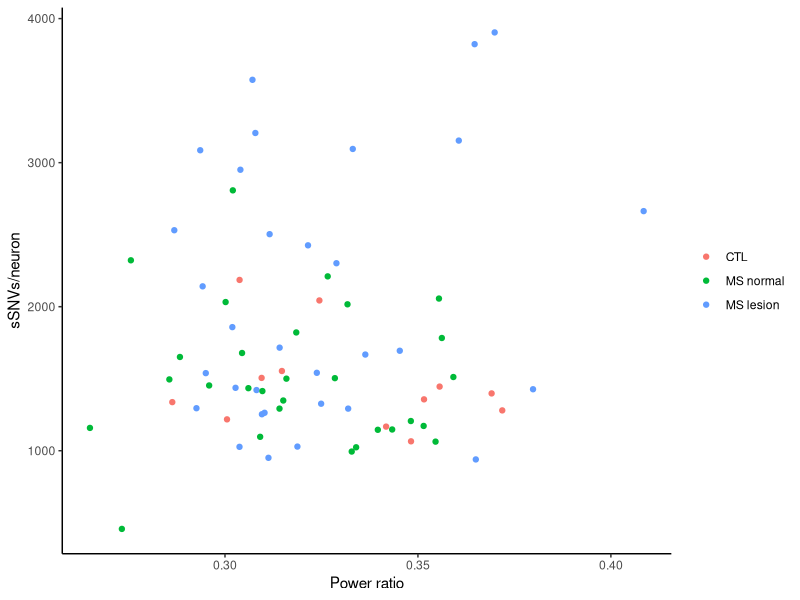
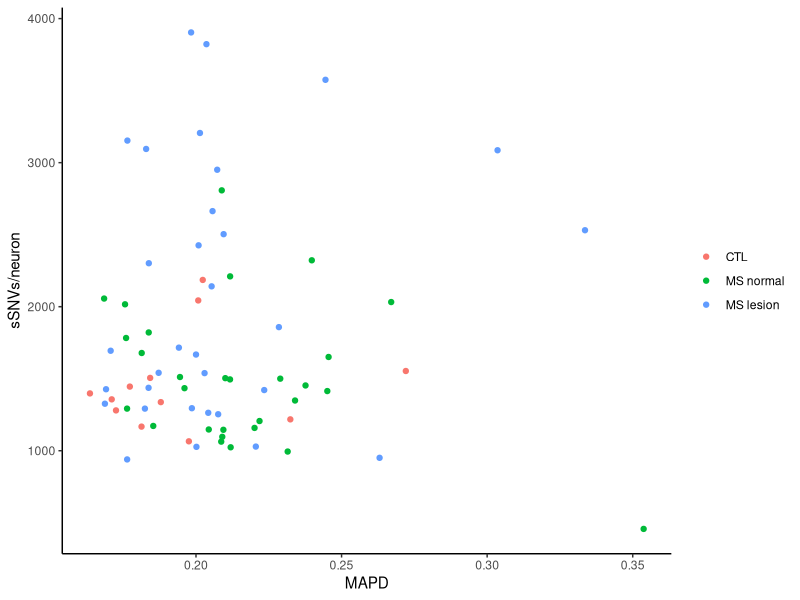
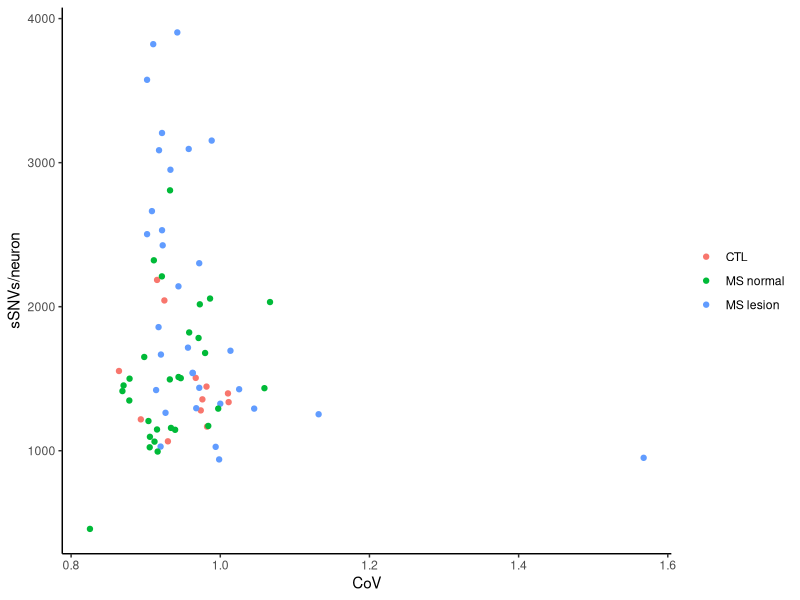
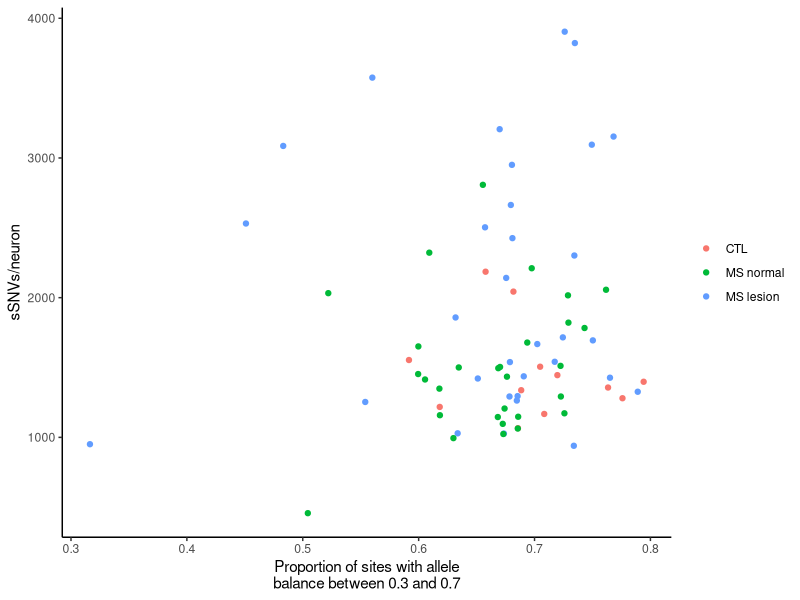
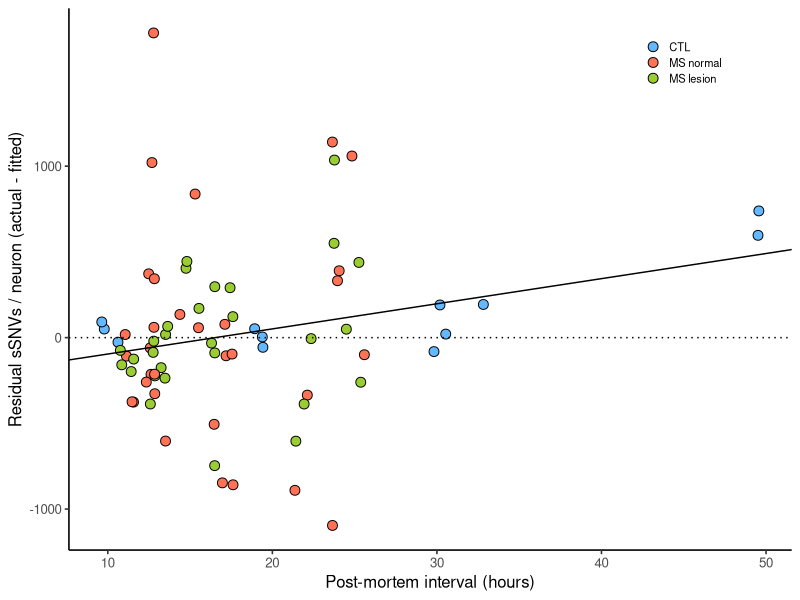
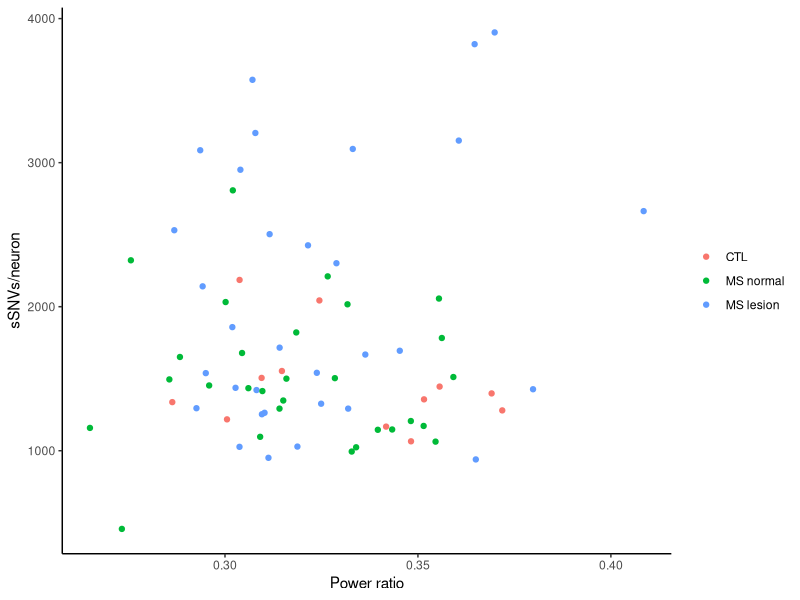
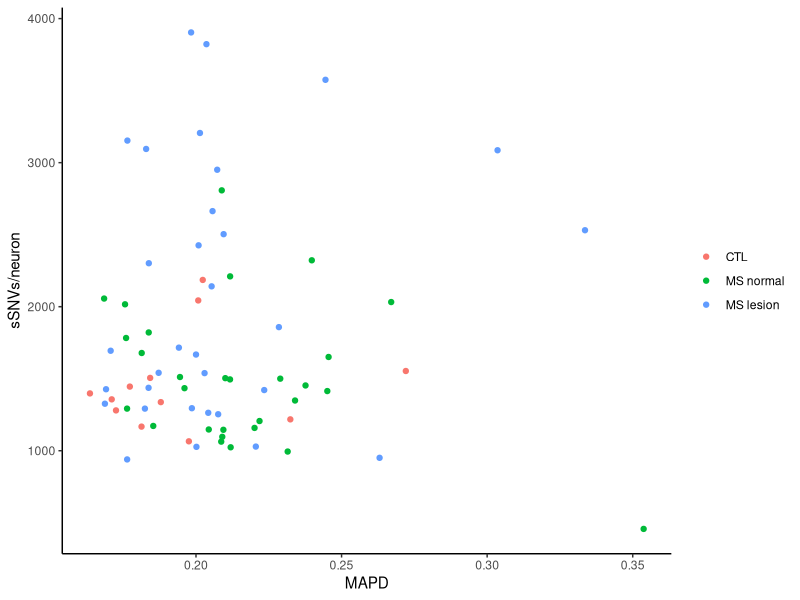
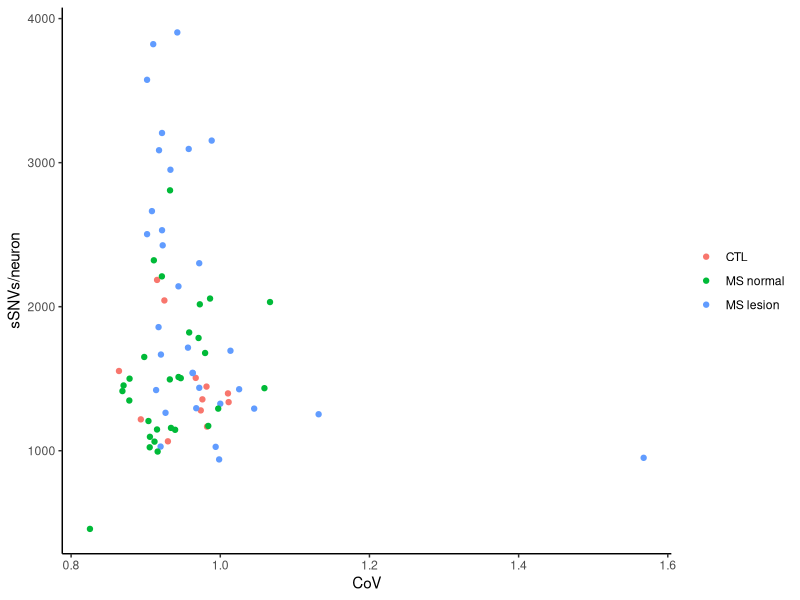

Reproduce these figures in R, in order.
#!/usr/bin/env Rscript

# Single-cell WGS QC metrics

library(ggplot2)
library(plyr)
library(lmerTest)

# Extended Data Figure 4A - sSNVs/neuron vs Power ratio
MS.sample.info <- read.csv(file.path("..", "data", "MS_sSNV_burden_data.csv"))
MS.sample.info$Tissue <- factor(MS.sample.info$Tissue, levels=c("CTL", "MS normal", "MS lesion"), ordered=F)

p1 <- ggplot(MS.sample.info, 
            aes(eff.sens, burden, colour=Tissue)) +
  geom_point() +
  ylab("sSNVs/neuron") + xlab("Power ratio") +
  theme_classic() + 
  theme(legend.position="right") +
  theme(legend.title=element_blank())
print(p1)
ggsave(p1, filename = file.path("..", "figures", "Ext_Data_Fig_4A.pdf"), 
       width = unit(6, "cm"), height = unit(4, "cm"))

# Extended Data Figure 4B - sSNVs/neuron vs MAPD
# MAPD
mapd.stats <- read.csv(file.path("..", "data", "mapd_data.csv"))
MS.mapd <- merge(MS.sample.info, mapd.stats)

p2 <- ggplot(MS.mapd, 
            aes(MAPD, burden, colour=Tissue)) +
  geom_point() +
  ylab("sSNVs/neuron") + xlab("MAPD") +
  theme_classic() + 
  theme(legend.position="right") +
  theme(legend.title=element_blank())
print(p2)
ggsave(p2, filename = file.path("..", "figures", "Ext_Data_Fig_4B.pdf"), 
       width = unit(6, "cm"), height = unit(4, "cm"))


# Extended Data Figure 4C - sSNVs/neuron vs CoV
p3 <- ggplot(MS.mapd, 
            aes(CoV, burden, colour=Tissue)) +
  geom_point() +
  ylab("sSNVs/neuron") + xlab("CoV") +
  theme_classic() + 
  theme(legend.position="right") +
  theme(legend.title=element_blank())
print(p3)
ggsave(p3, filename = file.path("..", "figures", "Ext_Data_Fig_4C.pdf"), 
       width = unit(6, "cm"), height = unit(4, "cm"))


# Extended Data Figure 4D - sSNVs/neuron vs Proportion of sites with allele 
# balance between 0.3 and 0.7
ab.frac.results <- read.csv(file.path("..", "data", "allele_balance_data.csv"))
MS.mapd <- merge(MS.mapd, ab.frac.results)

p4 <- ggplot(MS.mapd, 
            aes(ab.frac, burden, colour=Tissue)) +
  geom_point() +
  ylab("sSNVs/neuron") + xlab("Proportion of sites with allele\nbalance between 0.3 and 0.7") +
  theme_classic() + 
  theme(legend.position="right") +
  theme(legend.title=element_blank())
print(p4)
ggsave(p4, filename = file.path("..", "figures", "Ext_Data_Fig_4D.pdf"), 
       width = unit(6, "cm"), height = unit(4, "cm"))


# Extended Data Figure 4E - Residual sSNVs/neuron vs Post-mortem interval

# Read external control data
luquette.data <- read.csv(file.path("..", "external_data", "luquette_sSNV_burden_data.csv"))
MS.sample.info <- rbind.fill(data.frame(MS.sample.info, Lab="Rubio"), 
                             data.frame(luquette.data, Lab="Walsh"))

# Fit lmer
MS.sample.info$is.MSnormal <- MS.sample.info$Tissue == "MS normal"
MS.sample.info$is.MSlesion <- MS.sample.info$Tissue == "MS lesion"
burden.lmer <- lmer(burden ~ Age * is.MSlesion + is.MSnormal + (1 | Individual), 
                     MS.sample.info)
summary(burden.lmer)

# Compute the fitted sSNV burden for each neuron
MS.sample.info$burden.fitted <- summary(burden.lmer)$coefficients[1, 1] + 
  summary(burden.lmer)$coefficients[2, 1] * MS.sample.info$Age + 
  summary(burden.lmer)$coefficients[4, 1] * MS.sample.info$is.MSnormal +
  (summary(burden.lmer)$coefficients[3, 1] + 
     summary(burden.lmer)$coefficients[5, 1] * MS.sample.info$Age) * MS.sample.info$is.MSlesion

# Compute the residuals of the fitted model
MS.sample.info$burden.residual <- MS.sample.info$burden - MS.sample.info$burden.fitted

# Fit model for residual vs PMI
pmi.residual.lmer <- lmer(burden.residual ~ PMI + (1 | Individual), 
                          data = MS.sample.info)
summary(pmi.residual.lmer)

ms.tissue.colours <- c(`CTL`="steelblue1", `MS normal`="olivedrab3", 
                       `MS lesion`="coral1")

p5 <- ggplot(subset(MS.sample.info, Tissue != "External control"), 
             aes(PMI, burden.residual, fill=Tissue)) + 
  geom_jitter(width=0.7, height=0, colour="black", size=3, shape=21) +
  xlab("Post-mortem interval (hours)") + ylab("Residual sSNVs / neuron (actual - fitted)") +
  scale_fill_manual(labels=names(ms.tissue.colours), values=ms.tissue.colours) +
  geom_hline(yintercept = 0, linetype="dotted", colour="black") +
  geom_abline(intercept = summary(pmi.residual.lmer)$coefficients[1, 1], slope = summary(pmi.residual.lmer)$coefficients[2, 1], colour="black") +
  theme_classic(base_size = 12) +
  theme(legend.title = element_blank(), legend.position=c(0.85, 0.9), 
        legend.key.size = unit(0.4, 'cm'), 
        legend.text = element_text(size=8)) +
  guides(linetype="none", shape="none", colour="none", fill=guide_legend(override.aes=list(shape=21)))

print(p5)
ggsave(p5, filename = file.path("..", "figures", "Ext_Data_Fig_4E.pdf"), 
       width = unit(7, "cm"), height = unit(5, "cm"))
